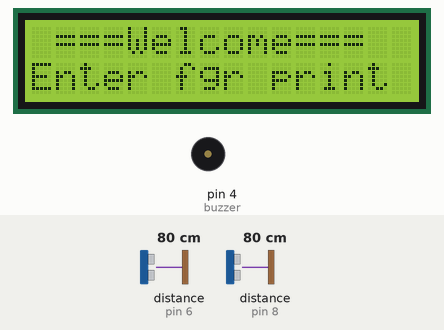
This sketch was run on a simulated Arduino Uno, built with avr-gcc and run on an emulated ATmega328P. On the bench: 16×2 character LCD, buzzer (waves = sounding, pin HIGH). The inputs (shaded band) are chosen by the test bench; at power-on: distance to the obstacle (sensors on pin 6, pin 8) 80 cm. The echo pulse lasts 58.3 µs per cm; what the sketch prints to the serial monitor is not drawn.

Above: at 1.2 s.
1.3 s: distance to the obstacle (sensor on pin 6) set to 22 cm
2.8 s: distance to the obstacle (sensor on pin 6) set to 18 cm
At 3.7 s:
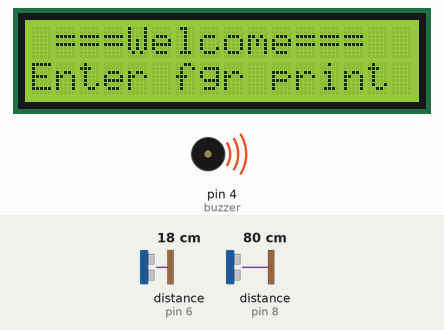
5.8 s: distance to the obstacle (sensor on pin 6) set to 35 cm
At 6.9 s:
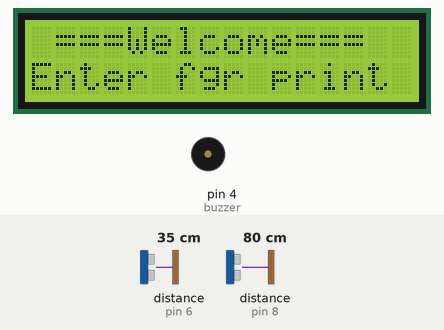
7.4 s: distance to the obstacle (sensor on pin 6) set to 2 cm
At 7.58 s:
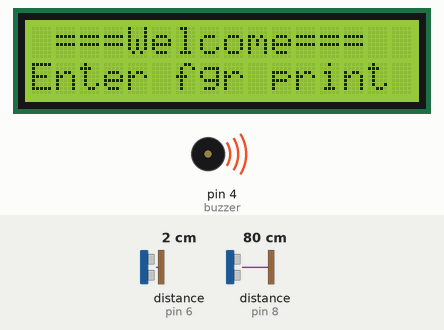
Timing chart, 0 to 11.4 s (numbered marks = the images above; inputs shaded):
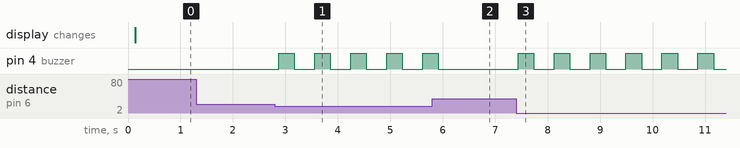

The sketch:

ultrasonik.ino
```cpp
#include <Wire.h>
#include <LiquidCrystal_I2C.h>
#include <NewPing.h>
int buzzer = 4;
#define TRIGGER_PIN  7  // Arduino pin tied to trigger pin on the ultrasonic sensor.
#define ECHO_PIN     6  // Arduino pin tied to echo pin on the ultrasonic sensor.
#define MAX_DISTANCE 200 // Maximum distance we want to ping for (in centimeters). Maximum sensor distance is rated at 400-500cm.
#define TRIGGER_PIN2  9  // Arduino pin tied to trigger pin on the ultrasonic sensor.
#define ECHO_PIN2     8  // Arduino pin tied to echo pin on the ultrasonic sensor.
#define MAX_DISTANCE2 200 // Maximum distance we want to ping for (in centimeters). Maximum sensor distance is rated at 400-500cm.
LiquidCrystal_I2C lcd(0x27,16,2);  // set the LCD address to 0x27 for a 16 chars and 2 line display


NewPing sensor(TRIGGER_PIN, ECHO_PIN, MAX_DISTANCE); // NewPing setup of pins and maximum distance.
NewPing sensor2(TRIGGER_PIN2, ECHO_PIN2, MAX_DISTANCE2); // NewPing setup of pins and maximum distance.
int counter;

void setup() {
  Serial.begin(9600); // Open serial monitor at 115200 baud to see ping results.
  lcd.init();
  lcd.backlight();
  pinMode (buzzer, OUTPUT);
}

void loop() {
  delay(50);                     // Wait 50ms between pings (about 20 pings/sec). 29ms should be the shortest delay between pings.
  lcd.setCursor(0,0);
  lcd.print(" ===Welcome=== ");
  lcd.setCursor(0,1);
  lcd.print("Enter fgr print");
  int jarak=sensor.ping_cm(); // Send ping, get distance in cm and print result (0 = outside set distance range)
  int jarak2=sensor2.ping_cm(); // Send ping, get distance in cm and print result (0 = outside set distance range)
  if (jarak>0 && jarak <=20){
        digitalWrite(buzzer, HIGH);
        delay (300);
        Serial.println ("buzzer hidup");
        digitalWrite(buzzer, LOW);
        delay(300);
        Serial.println ("buzzer mati");
  }
   if (jarak2>0 && jarak2 <=20){
        digitalWrite(buzzer, HIGH);
        delay (300);
        Serial.println ("buzzer hidup");
        digitalWrite(buzzer, LOW);
        delay(300);
        Serial.println ("buzzer mati");
       }
 }
```

Measured:
- the behaviour switches between 21 and 20 cm on distance to the obstacle (sensor on pin 6) (found by bisection; images 0 and 1)
- after the input at 1.3 s, every drawn part: stays the same
- after the input at 2.8 s, pin 4 (buzzer): alternates HIGH for 0.30 s and LOW for 0.39 s, starting after 0.07 s
- after the input at 5.8 s, pin 4 (buzzer): goes on until 5.9 s, then stays LOW
- after the input at 7.4 s, pin 4 (buzzer): alternates HIGH for 0.30 s and LOW for 0.39 s, starting at once
